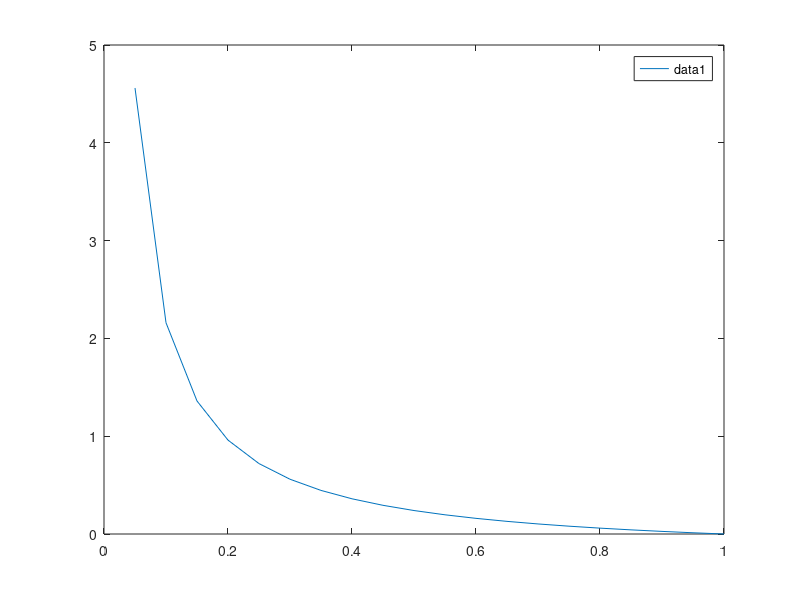

The MATLAB source for this figure:
% Kyle Mitchell
% HW5 Problem 2

%to maximuxe v, (1-beta/beta) must be maximized. Having beta value very
%close to zero would maximize this value. Therefore, the duty factor to
%maximize robot speed v is beta > 0 and beta is very close to 0.

beta = 0:0.05:1;

u_t = rand; % 0 m/s to 1 m/s (u_t is known but arbitrary)

for i = 1:size(beta,2)
        v_t(i) = ((1-beta(i))/(beta(i))) * u_t; 
end

figure
plot(beta,v_t)
legend
    